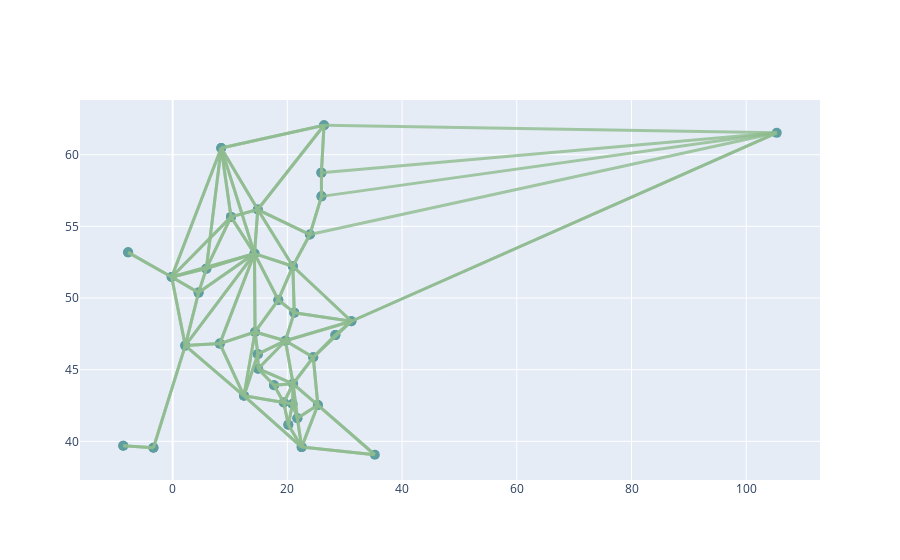

Write notebook code for a chart like this one.
### Code cell
network.iplot()

### Figure 1 — Plotly figure (JSON) as saved in the notebook; plotly's stock layout.template omitted (floating-point values rounded to 4 significant figures; data arrays with more than 128 entries replaced by an {"elided": "..."} marker saying what was removed)
{"data": [{"hoverinfo": "text", "marker": {"color": "cadetblue", "size": 10}, "mode": "markers", "opacity": 1, "text": ["Bus Austria", "Bus Belgium", "Bus Bulgaria", "Bus Croatia", "Bus Czechia", "Bus Denmark", "Bus Estonia", "Bus Finland", "Bus France", "Bus Germany", "Bus Greece", "Bus Hungary", "Bus Ireland", "Bus Italy", "Bus Latvia", "Bus Lithuania", "Bus Netherlands", "Bus Poland", "Bus Portugal", "Bus Romania", "Bus Slovakia", "Bus Slovenia", "Bus Spain", "Bus Sweden", "Bus UK", "Bus Norway", "Bus Switzerland", "Bus Albania", "Bus BosniaHerzegovina", "Bus Kosovo", "Bus Moldova", "Bus Montenegro", "Bus NorthMacedonia", "Bus Serbia", "Bus Ukraine", "Bus Turkey", "Bus Russia", "Bus Austria_H2", "Bus Belgium_H2", "Bus Bulgaria_H2", "Bus Croatia_H2", "Bus Czechia_H2", "Bus Denmark_H2", "Bus Estonia_H2", "Bus Finland_H2", "Bus France_H2", "Bus Germany_H2", "Bus Greece_H2", "Bus Hungary_H2", "Bus Ireland_H2", "Bus Italy_H2", "Bus Latvia_H2", "Bus Lithuania_H2", "Bus Netherlands_H2", "Bus Poland_H2", "Bus Portugal_H2", "Bus Romania_H2", "Bus Slovakia_H2", "Bus Slovenia_H2", "Bus Spain_H2", "Bus Sweden_H2", "Bus UK_H2", "Bus Norway_H2", "Bus Switzerland_H2", "Bus Albania_H2", "Bus BosniaHerzegovina_H2", "Bus Kosovo_H2", "Bus Moldova_H2", "Bus Montenegro_H2", "Bus NorthMacedonia_H2", "Bus Serbia_H2", "Bus Ukraine_H2"], "type": "scatter", "x": [14.37, 4.524, 25.32, 14.91, 18.43, 10.18, 25.93, 26.39, 2.202, 14.27, 22.5, 19.67, -7.76, 12.44, 25.96, 23.94, 5.876, 20.96, -8.608, 24.52, 21.2, 14.85, -3.342, 14.85, -0.1701, 8.469, 8.227, 20.17, 17.68, 20.9, 28.37, 19.37, 21.75, 21.01, 31.17, 35.25, 105.3, 14.37, 4.524, 25.32, 14.91, 18.43, 10.18, 25.93, 26.39, 2.202, 14.27, 22.5, 19.67, -7.76, 12.44, 25.96, 23.94, 5.876, 20.96, -8.608, 24.52, 21.2, 14.85, -3.342, 14.85, -0.1701, 8.469, 8.227, 20.17, 17.68, 20.9, 28.37, 19.37, 21.75, 21.01, 31.17], "y": [47.63, 50.38, 42.53, 45.07, 49.86, 55.66, 58.75, 62.05, 46.68, 53.1, 39.6, 47.02, 53.19, 43.18, 57.09, 54.43, 52.05, 52.22, 39.69, 45.87, 48.98, 46.08, 39.56, 56.17, 51.47, 60.47, 46.82, 41.15, 43.92, 42.6, 47.41, 42.71, 41.61, 44.02, 48.38, 39.07, 61.52, 47.63, 50.38, 42.53, 45.07, 49.86, 55.66, 58.75, 62.05, 46.68, 53.1, 39.6, 47.02, 53.19, 43.18, 57.09, 54.43, 52.05, 52.22, 39.69, 45.87, 48.98, 46.08, 39.56, 56.17, 51.47, 60.47, 46.82, 41.15, 43.92, 42.6, 47.41, 42.71, 41.61, 44.02, 48.38]}, {"hoverinfo": "text", "marker": {"opacity": 0}, "mode": "markers", "text": {"elided": "201 str values"}, "type": "scatter", "x": {"elided": "201 float values"}, "y": {"elided": "201 float values"}}], "layout": {"hovermode": "closest", "shapes": [{"line": {"color": "darkseagreen", "width": 3}, "opacity": 0.8, "type": "line", "x0": 20.17, "x1": 20.9, "y0": 41.15, "y1": 42.6}, {"line": {"color": "darkseagreen", "width": 3}, "opacity": 0.8, "type": "line", "x0": 20.17, "x1": 19.37, "y0": 41.15, "y1": 42.71}, {"line": {"color": "darkseagreen", "width": 3}, "opacity": 0.8, "type": "line", "x0": 20.17, "x1": 22.5, "y0": 41.15, "y1": 39.6}, {"line": {"color": "darkseagreen", "width": 3}, "opacity": 0.8, "type": "line", "x0": 14.37, "x1": 12.44, "y0": 47.63, "y1": 43.18}, {"line": {"color": "darkseagreen", "width": 3}, "opacity": 0.8, "type": "line", "x0": 14.37, "x1": 18.43, "y0": 47.63, "y1": 49.86}, {"line": {"color": "darkseagreen", "width": 3}, "opacity": 0.8, "type": "line", "x0": 14.37, "x1": 14.85, "y0": 47.63, "y1": 46.08}, {"line": {"color": "darkseagreen", "width": 3}, "opacity": 0.8, "type": "line", "x0": 14.37, "x1": 19.67, "y0": 47.63, "y1": 47.02}, {"line": {"color": "darkseagreen", "width": 3}, "opacity": 0.8, "type": "line", "x0": 14.37, "x1": 8.227, "y0": 47.63, "y1": 46.82}, {"line": {"color": "darkseagreen", "width": 3}, "opacity": 0.8, "type": "line", "x0": 14.37, "x1": 14.27, "y0": 47.63, "y1": 53.1}, {"line": {"color": "darkseagreen", "width": 3}, "opacity": 0.8, "type": "line", "x0": 4.524, "x1": -0.1701, "y0": 50.38, "y1": 51.47}, {"line": {"color": "darkseagreen", "width": 3}, "opacity": 0.8, "type": "line", "x0": 4.524, "x1": 14.27, "y0": 50.38, "y1": 53.1}, {"line": {"color": "darkseagreen", "width": 3}, "opacity": 0.8, "type": "line", "x0": 4.524, "x1": 5.876, "y0": 50.38, "y1": 52.05}, {"line": {"color": "darkseagreen", "width": 3}, "opacity": 0.8, "type": "line", "x0": 4.524, "x1": 2.202, "y0": 50.38, "y1": 46.68}, {"line": {"color": "darkseagreen", "width": 3}, "opacity": 0.8, "type": "line", "x0": 17.68, "x1": 21.01, "y0": 43.92, "y1": 44.02}, {"line": {"color": "darkseagreen", "width": 3}, "opacity": 0.8, "type": "line", "x0": 17.68, "x1": 19.37, "y0": 43.92, "y1": 42.71}, {"line": {"color": "darkseagreen", "width": 3}, "opacity": 0.8, "type": "line", "x0": 17.68, "x1": 14.91, "y0": 43.92, "y1": 45.07}, {"line": {"color": "darkseagreen", "width": 3}, "opacity": 0.8, "type": "line", "x0": 25.32, "x1": 21.75, "y0": 42.53, "y1": 41.61}, {"line": {"color": "darkseagreen", "width": 3}, "opacity": 0.8, "type": "line", "x0": 25.32, "x1": 35.25, "y0": 42.53, "y1": 39.07}, {"line": {"color": "darkseagreen", "width": 3}, "opacity": 0.8, "type": "line", "x0": 25.32, "x1": 21.01, "y0": 42.53, "y1": 44.02}, {"line": {"color": "darkseagreen", "width": 3}, "opacity": 0.8, "type": "line", "x0": 25.32, "x1": 22.5, "y0": 42.53, "y1": 39.6}, {"line": {"color": "darkseagreen", "width": 3}, "opacity": 0.8, "type": "line", "x0": 25.32, "x1": 24.52, "y0": 42.53, "y1": 45.87}, {"line": {"color": "darkseagreen", "width": 3}, "opacity": 0.8, "type": "line", "x0": 14.91, "x1": 21.01, "y0": 45.07, "y1": 44.02}, {"line": {"color": "darkseagreen", "width": 3}, "opacity": 0.8, "type": "line", "x0": 14.91, "x1": 17.68, "y0": 45.07, "y1": 43.92}, {"line": {"color": "darkseagreen", "width": 3}, "opacity": 0.8, "type": "line", "x0": 14.91, "x1": 19.67, "y0": 45.07, "y1": 47.02}, {"line": {"color": "darkseagreen", "width": 3}, "opacity": 0.8, "type": "line", "x0": 14.91, "x1": 14.85, "y0": 45.07, "y1": 46.08}, {"line": {"color": "darkseagreen", "width": 3}, "opacity": 0.8, "type": "line", "x0": 18.43, "x1": 20.96, "y0": 49.86, "y1": 52.22}, {"line": {"color": "darkseagreen", "width": 3}, "opacity": 0.8, "type": "line", "x0": 18.43, "x1": 21.2, "y0": 49.86, "y1": 48.98}, {"line": {"color": "darkseagreen", "width": 3}, "opacity": 0.8, "type": "line", "x0": 18.43, "x1": 14.37, "y0": 49.86, "y1": 47.63}, {"line": {"color": "darkseagreen", "width": 3}, "opacity": 0.8, "type": "line", "x0": 18.43, "x1": 14.27, "y0": 49.86, "y1": 53.1}, {"line": {"color": "darkseagreen", "width": 3}, "opacity": 0.8, "type": "line", "x0": 10.18, "x1": 5.876, "y0": 55.66, "y1": 52.05}, {"line": {"color": "darkseagreen", "width": 3}, "opacity": 0.8, "type": "line", "x0": 10.18, "x1": -0.1701, "y0": 55.66, "y1": 51.47}, {"line": {"color": "darkseagreen", "width": 3}, "opacity": 0.8, "type": "line", "x0": 10.18, "x1": 8.469, "y0": 55.66, "y1": 60.47}, {"line": {"color": "darkseagreen", "width": 3}, "opacity": 0.8, "type": "line", "x0": 10.18, "x1": 14.85, "y0": 55.66, "y1": 56.17}, {"line": {"color": "darkseagreen", "width": 3}, "opacity": 0.8, "type": "line", "x0": 10.18, "x1": 14.27, "y0": 55.66, "y1": 53.1}, {"line": {"color": "darkseagreen", "width": 3}, "opacity": 0.8, "type": "line", "x0": 25.93, "x1": 26.39, "y0": 58.75, "y1": 62.05}, {"line": {"color": "darkseagreen", "width": 3}, "opacity": 0.8, "type": "line", "x0": 25.93, "x1": 25.96, "y0": 58.75, "y1": 57.09}, {"line": {"color": "darkseagreen", "width": 3}, "opacity": 0.8, "type": "line", "x0": 26.39, "x1": 8.469, "y0": 62.05, "y1": 60.47}, {"line": {"color": "darkseagreen", "width": 3}, "opacity": 0.8, "type": "line", "x0": 26.39, "x1": 25.93, "y0": 62.05, "y1": 58.75}, {"line": {"color": "darkseagreen", "width": 3}, "opacity": 0.8, "type": "line", "x0": 26.39, "x1": 14.85, "y0": 62.05, "y1": 56.17}, {"line": {"color": "darkseagreen", "width": 3}, "opacity": 0.8, "type": "line", "x0": 2.202, "x1": 8.227, "y0": 46.68, "y1": 46.82}, {"line": {"color": "darkseagreen", "width": 3}, "opacity": 0.8, "type": "line", "x0": 2.202, "x1": 14.27, "y0": 46.68, "y1": 53.1}, {"line": {"color": "darkseagreen", "width": 3}, "opacity": 0.8, "type": "line", "x0": 2.202, "x1": 4.524, "y0": 46.68, "y1": 50.38}, {"line": {"color": "darkseagreen", "width": 3}, "opacity": 0.8, "type": "line", "x0": 2.202, "x1": 12.44, "y0": 46.68, "y1": 43.18}, {"line": {"color": "darkseagreen", "width": 3}, "opacity": 0.8, "type": "line", "x0": 2.202, "x1": -0.1701, "y0": 46.68, "y1": 51.47}, {"line": {"color": "darkseagreen", "width": 3}, "opacity": 0.8, "type": "line", "x0": 2.202, "x1": -3.342, "y0": 46.68, "y1": 39.56}, {"line": {"color": "darkseagreen", "width": 3}, "opacity": 0.8, "type": "line", "x0": 14.27, "x1": 14.85, "y0": 53.1, "y1": 56.17}, {"line": {"color": "darkseagreen", "width": 3}, "opacity": 0.8, "type": "line", "x0": 14.27, "x1": -0.1701, "y0": 53.1, "y1": 51.47}, {"line": {"color": "darkseagreen", "width": 3}, "opacity": 0.8, "type": "line", "x0": 14.27, "x1": 4.524, "y0": 53.1, "y1": 50.38}, {"line": {"color": "darkseagreen", "width": 3}, "opacity": 0.8, "type": "line", "x0": 14.27, "x1": 8.469, "y0": 53.1, "y1": 60.47}, {"line": {"color": "darkseagreen", "width": 3}, "opacity": 0.8, "type": "line", "x0": 14.27, "x1": 18.43, "y0": 53.1, "y1": 49.86}, {"line": {"color": "darkseagreen", "width": 3}, "opacity": 0.8, "type": "line", "x0": 14.27, "x1": 20.96, "y0": 53.1, "y1": 52.22}, {"line": {"color": "darkseagreen", "width": 3}, "opacity": 0.8, "type": "line", "x0": 14.27, "x1": 2.202, "y0": 53.1, "y1": 46.68}, {"line": {"color": "darkseagreen", "width": 3}, "opacity": 0.8, "type": "line", "x0": 14.27, "x1": 10.18, "y0": 53.1, "y1": 55.66}, {"line": {"color": "darkseagreen", "width": 3}, "opacity": 0.8, "type": "line", "x0": 14.27, "x1": 5.876, "y0": 53.1, "y1": 52.05}, {"line": {"color": "darkseagreen", "width": 3}, "opacity": 0.8, "type": "line", "x0": 14.27, "x1": 14.37, "y0": 53.1, "y1": 47.63}, {"line": {"color": "darkseagreen", "width": 3}, "opacity": 0.8, "type": "line", "x0": 14.27, "x1": 8.227, "y0": 53.1, "y1": 46.82}, {"line": {"color": "darkseagreen", "width": 3}, "opacity": 0.8, "type": "line", "x0": 22.5, "x1": 35.25, "y0": 39.6, "y1": 39.07}, {"line": {"color": "darkseagreen", "width": 3}, "opacity": 0.8, "type": "line", "x0": 22.5, "x1": 12.44, "y0": 39.6, "y1": 43.18}, {"line": {"color": "darkseagreen", "width": 3}, "opacity": 0.8, "type": "line", "x0": 22.5, "x1": 20.17, "y0": 39.6, "y1": 41.15}, {"line": {"color": "darkseagreen", "width": 3}, "opacity": 0.8, "type": "line", "x0": 22.5, "x1": 25.32, "y0": 39.6, "y1": 42.53}, {"line": {"color": "darkseagreen", "width": 3}, "opacity": 0.8, "type": "line", "x0": 22.5, "x1": 21.75, "y0": 39.6, "y1": 41.61}, {"line": {"color": "darkseagreen", "width": 3}, "opacity": 0.8, "type": "line", "x0": 19.67, "x1": 14.85, "y0": 47.02, "y1": 46.08}, {"line": {"color": "darkseagreen", "width": 3}, "opacity": 0.8, "type": "line", "x0": 19.67, "x1": 31.17, "y0": 47.02, "y1": 48.38}, {"line": {"color": "darkseagreen", "width": 3}, "opacity": 0.8, "type": "line", "x0": 19.67, "x1": 21.01, "y0": 47.02, "y1": 44.02}, {"line": {"color": "darkseagreen", "width": 3}, "opacity": 0.8, "type": "line", "x0": 19.67, "x1": 14.37, "y0": 47.02, "y1": 47.63}, {"line": {"color": "darkseagreen", "width": 3}, "opacity": 0.8, "type": "line", "x0": 19.67, "x1": 24.52, "y0": 47.02, "y1": 45.87}, {"line": {"color": "darkseagreen", "width": 3}, "opacity": 0.8, "type": "line", "x0": 19.67, "x1": 21.2, "y0": 47.02, "y1": 48.98}, {"line": {"color": "darkseagreen", "width": 3}, "opacity": 0.8, "type": "line", "x0": 19.67, "x1": 14.91, "y0": 47.02, "y1": 45.07}, {"line": {"color": "darkseagreen", "width": 3}, "opacity": 0.8, "type": "line", "x0": -7.76, "x1": -0.1701, "y0": 53.19, "y1": 51.47}, {"line": {"color": "darkseagreen", "width": 3}, "opacity": 0.8, "type": "line", "x0": 12.44, "x1": 22.5, "y0": 43.18, "y1": 39.6}, {"line": {"color": "darkseagreen", "width": 3}, "opacity": 0.8, "type": "line", "x0": 12.44, "x1": 19.37, "y0": 43.18, "y1": 42.71}, {"line": {"color": "darkseagreen", "width": 3}, "opacity": 0.8, "type": "line", "x0": 12.44, "x1": 14.37, "y0": 43.18, "y1": 47.63}, {"line": {"color": "darkseagreen", "width": 3}, "opacity": 0.8, "type": "line", "x0": 12.44, "x1": 14.85, "y0": 43.18, "y1": 46.08}, {"line": {"color": "darkseagreen", "width": 3}, "opacity": 0.8, "type": "line", "x0": 12.44, "x1": 8.227, "y0": 43.18, "y1": 46.82}, {"line": {"color": "darkseagreen", "width": 3}, "opacity": 0.8, "type": "line", "x0": 12.44, "x1": 2.202, "y0": 43.18, "y1": 46.68}, {"line": {"color": "darkseagreen", "width": 3}, "opacity": 0.8, "type": "line", "x0": 20.9, "x1": 21.01, "y0": 42.6, "y1": 44.02}, {"line": {"color": "darkseagreen", "width": 3}, "opacity": 0.8, "type": "line", "x0": 20.9, "x1": 21.75, "y0": 42.6, "y1": 41.61}, {"line": {"color": "darkseagreen", "width": 3}, "opacity": 0.8, "type": "line", "x0": 20.9, "x1": 19.37, "y0": 42.6, "y1": 42.71}, {"line": {"color": "darkseagreen", "width": 3}, "opacity": 0.8, "type": "line", "x0": 20.9, "x1": 20.17, "y0": 42.6, "y1": 41.15}, {"line": {"color": "darkseagreen", "width": 3}, "opacity": 0.8, "type": "line", "x0": 25.96, "x1": 25.93, "y0": 57.09, "y1": 58.75}, {"line": {"color": "darkseagreen", "width": 3}, "opacity": 0.8, "type": "line", "x0": 25.96, "x1": 23.94, "y0": 57.09, "y1": 54.43}, {"line": {"color": "darkseagreen", "width": 3}, "opacity": 0.8, "type": "line", "x0": 23.94, "x1": 14.85, "y0": 54.43, "y1": 56.17}, {"line": {"color": "darkseagreen", "width": 3}, "opacity": 0.8, "type": "line", "x0": 23.94, "x1": 25.96, "y0": 54.43, "y1": 57.09}, {"line": {"color": "darkseagreen", "width": 3}, "opacity": 0.8, "type": "line", "x0": 23.94, "x1": 20.96, "y0": 54.43, "y1": 52.22}, {"line": {"color": "darkseagreen", "width": 3}, "opacity": 0.8, "type": "line", "x0": 28.37, "x1": 24.52, "y0": 47.41, "y1": 45.87}, {"line": {"color": "darkseagreen", "width": 3}, "opacity": 0.8, "type": "line", "x0": 28.37, "x1": 31.17, "y0": 47.41, "y1": 48.38}, {"line": {"color": "darkseagreen", "width": 3}, "opacity": 0.8, "type": "line", "x0": 19.37, "x1": 20.9, "y0": 42.71, "y1": 42.6}, {"line": {"color": "darkseagreen", "width": 3}, "opacity": 0.8, "type": "line", "x0": 19.37, "x1": 12.44, "y0": 42.71, "y1": 43.18}, {"line": {"color": "darkseagreen", "width": 3}, "opacity": 0.8, "type": "line", "x0": 19.37, "x1": 17.68, "y0": 42.71, "y1": 43.92}, {"line": {"color": "darkseagreen", "width": 3}, "opacity": 0.8, "type": "line", "x0": 19.37, "x1": 20.17, "y0": 42.71, "y1": 41.15}, {"line": {"color": "darkseagreen", "width": 3}, "opacity": 0.8, "type": "line", "x0": 19.37, "x1": 21.01, "y0": 42.71, "y1": 44.02}, {"line": {"color": "darkseagreen", "width": 3}, "opacity": 0.8, "type": "line", "x0": 5.876, "x1": 8.469, "y0": 52.05, "y1": 60.47}, {"line": {"color": "darkseagreen", "width": 3}, "opacity": 0.8, "type": "line", "x0": 5.876, "x1": -0.1701, "y0": 52.05, "y1": 51.47}, {"line": {"color": "darkseagreen", "width": 3}, "opacity": 0.8, "type": "line", "x0": 5.876, "x1": 10.18, "y0": 52.05, "y1": 55.66}, {"line": {"color": "darkseagreen", "width": 3}, "opacity": 0.8, "type": "line", "x0": 5.876, "x1": 4.524, "y0": 52.05, "y1": 50.38}, {"line": {"color": "darkseagreen", "width": 3}, "opacity": 0.8, "type": "line", "x0": 5.876, "x1": 14.27, "y0": 52.05, "y1": 53.1}, {"line": {"color": "darkseagreen", "width": 3}, "opacity": 0.8, "type": "line", "x0": 21.75, "x1": 25.32, "y0": 41.61, "y1": 42.53}, {"line": {"color": "darkseagreen", "width": 3}, "opacity": 0.8, "type": "line", "x0": 21.75, "x1": 21.01, "y0": 41.61, "y1": 44.02}, {"line": {"color": "darkseagreen", "width": 3}, "opacity": 0.8, "type": "line", "x0": 21.75, "x1": 20.9, "y0": 41.61, "y1": 42.6}, {"line": {"color": "darkseagreen", "width": 3}, "opacity": 0.8, "type": "line", "x0": 21.75, "x1": 22.5, "y0": 41.61, "y1": 39.6}, {"line": {"color": "darkseagreen", "width": 3}, "opacity": 0.8, "type": "line", "x0": 8.469, "x1": 26.39, "y0": 60.47, "y1": 62.05}, {"line": {"color": "darkseagreen", "width": 3}, "opacity": 0.8, "type": "line", "x0": 8.469, "x1": 5.876, "y0": 60.47, "y1": 52.05}, {"line": {"color": "darkseagreen", "width": 3}, "opacity": 0.8, "type": "line", "x0": 8.469, "x1": -0.1701, "y0": 60.47, "y1": 51.47}, {"line": {"color": "darkseagreen", "width": 3}, "opacity": 0.8, "type": "line", "x0": 8.469, "x1": 10.18, "y0": 60.47, "y1": 55.66}, {"line": {"color": "darkseagreen", "width": 3}, "opacity": 0.8, "type": "line", "x0": 8.469, "x1": 14.27, "y0": 60.47, "y1": 53.1}, {"line": {"color": "darkseagreen", "width": 3}, "opacity": 0.8, "type": "line", "x0": 8.469, "x1": 14.85, "y0": 60.47, "y1": 56.17}, {"line": {"color": "darkseagreen", "width": 3}, "opacity": 0.8, "type": "line", "x0": 20.96, "x1": 31.17, "y0": 52.22, "y1": 48.38}, {"line": {"color": "darkseagreen", "width": 3}, "opacity": 0.8, "type": "line", "x0": 20.96, "x1": 14.85, "y0": 52.22, "y1": 56.17}, {"line": {"color": "darkseagreen", "width": 3}, "opacity": 0.8, "type": "line", "x0": 20.96, "x1": 23.94, "y0": 52.22, "y1": 54.43}, {"line": {"color": "darkseagreen", "width": 3}, "opacity": 0.8, "type": "line", "x0": 20.96, "x1": 21.2, "y0": 52.22, "y1": 48.98}, {"line": {"color": "darkseagreen", "width": 3}, "opacity": 0.8, "type": "line", "x0": 20.96, "x1": 18.43, "y0": 52.22, "y1": 49.86}, {"line": {"color": "darkseagreen", "width": 3}, "opacity": 0.8, "type": "line", "x0": 20.96, "x1": 14.27, "y0": 52.22, "y1": 53.1}, {"line": {"color": "darkseagreen", "width": 3}, "opacity": 0.8, "type": "line", "x0": -8.608, "x1": -3.342, "y0": 39.69, "y1": 39.56}, {"line": {"color": "darkseagreen", "width": 3}, "opacity": 0.8, "type": "line", "x0": 24.52, "x1": 31.17, "y0": 45.87, "y1": 48.38}, {"line": {"color": "darkseagreen", "width": 3}, "opacity": 0.8, "type": "line", "x0": 24.52, "x1": 21.01, "y0": 45.87, "y1": 44.02}, {"line": {"color": "darkseagreen", "width": 3}, "opacity": 0.8, "type": "line", "x0": 24.52, "x1": 19.67, "y0": 45.87, "y1": 47.02}, {"line": {"color": "darkseagreen", "width": 3}, "opacity": 0.8, "type": "line", "x0": 24.52, "x1": 28.37, "y0": 45.87, "y1": 47.41}, {"line": {"color": "darkseagreen", "width": 3}, "opacity": 0.8, "type": "line", "x0": 24.52, "x1": 25.32, "y0": 45.87, "y1": 42.53}, {"line": {"color": "darkseagreen", "width": 3}, "opacity": 0.8, "type": "line", "x0": 105.3, "x1": 25.96, "y0": 61.52, "y1": 57.09}, {"line": {"color": "darkseagreen", "width": 3}, "opacity": 0.8, "type": "line", "x0": 105.3, "x1": 23.94, "y0": 61.52, "y1": 54.43}, {"line": {"color": "darkseagreen", "width": 3}, "opacity": 0.8, "type": "line", "x0": 105.3, "x1": 25.93, "y0": 61.52, "y1": 58.75}, {"line": {"color": "darkseagreen", "width": 3}, "opacity": 0.8, "type": "line", "x0": 105.3, "x1": 31.17, "y0": 61.52, "y1": 48.38}, {"line": {"color": "darkseagreen", "width": 3}, "opacity": 0.8, "type": "line", "x0": 105.3, "x1": 26.39, "y0": 61.52, "y1": 62.05}, {"line": {"color": "darkseagreen", "width": 3}, "opacity": 0.8, "type": "line", "x0": 21.01, "x1": 25.32, "y0": 44.02, "y1": 42.53}, {"line": {"color": "darkseagreen", "width": 3}, "opacity": 0.8, "type": "line", "x0": 21.01, "x1": 19.37, "y0": 44.02, "y1": 42.71}, {"line": {"color": "darkseagreen", "width": 3}, "opacity": 0.8, "type": "line", "x0": 21.01, "x1": 14.91, "y0": 44.02, "y1": 45.07}, {"line": {"color": "darkseagreen", "width": 3}, "opacity": 0.8, "type": "line", "x0": 21.01, "x1": 20.9, "y0": 44.02, "y1": 42.6}, {"line": {"color": "darkseagreen", "width": 3}, "opacity": 0.8, "type": "line", "x0": 21.01, "x1": 24.52, "y0": 44.02, "y1": 45.87}, {"line": {"color": "darkseagreen", "width": 3}, "opacity": 0.8, "type": "line", "x0": 21.01, "x1": 17.68, "y0": 44.02, "y1": 43.92}, {"line": {"color": "darkseagreen", "width": 3}, "opacity": 0.8, "type": "line", "x0": 21.01, "x1": 19.67, "y0": 44.02, "y1": 47.02}, {"line": {"color": "darkseagreen", "width": 3}, "opacity": 0.8, "type": "line", "x0": 21.01, "x1": 21.75, "y0": 44.02, "y1": 41.61}, {"line": {"color": "darkseagreen", "width": 3}, "opacity": 0.8, "type": "line", "x0": 21.2, "x1": 20.96, "y0": 48.98, "y1": 52.22}, {"line": {"color": "darkseagreen", "width": 3}, "opacity": 0.8, "type": "line", "x0": 21.2, "x1": 18.43, "y0": 48.98, "y1": 49.86}, {"line": {"color": "darkseagreen", "width": 3}, "opacity": 0.8, "type": "line", "x0": 21.2, "x1": 31.17, "y0": 48.98, "y1": 48.38}, {"line": {"color": "darkseagreen", "width": 3}, "opacity": 0.8, "type": "line", "x0": 21.2, "x1": 19.67, "y0": 48.98, "y1": 47.02}, {"line": {"color": "darkseagreen", "width": 3}, "opacity": 0.8, "type": "line", "x0": 14.85, "x1": 19.67, "y0": 46.08, "y1": 47.02}, {"line": {"color": "darkseagreen", "width": 3}, "opacity": 0.8, "type": "line", "x0": 14.85, "x1": 14.37, "y0": 46.08, "y1": 47.63}, {"line": {"color": "darkseagreen", "width": 3}, "opacity": 0.8, "type": "line", "x0": 14.85, "x1": 14.91, "y0": 46.08, "y1": 45.07}, {"line": {"color": "darkseagreen", "width": 3}, "opacity": 0.8, "type": "line", "x0": 14.85, "x1": 12.44, "y0": 46.08, "y1": 43.18}, {"line": {"color": "darkseagreen", "width": 3}, "opacity": 0.8, "type": "line", "x0": -3.342, "x1": 2.202, "y0": 39.56, "y1": 46.68}, {"line": {"color": "darkseagreen", "width": 3}, "opacity": 0.8, "type": "line", "x0": -3.342, "x1": -8.608, "y0": 39.56, "y1": 39.69}, {"line": {"color": "darkseagreen", "width": 3}, "opacity": 0.8, "type": "line", "x0": 14.85, "x1": 20.96, "y0": 56.17, "y1": 52.22}, {"line": {"color": "darkseagreen", "width": 3}, "opacity": 0.8, "type": "line", "x0": 14.85, "x1": 23.94, "y0": 56.17, "y1": 54.43}, {"line": {"color": "darkseagreen", "width": 3}, "opacity": 0.8, "type": "line", "x0": 14.85, "x1": 14.27, "y0": 56.17, "y1": 53.1}, {"line": {"color": "darkseagreen", "width": 3}, "opacity": 0.8, "type": "line", "x0": 14.85, "x1": 10.18, "y0": 56.17, "y1": 55.66}, {"line": {"color": "darkseagreen", "width": 3}, "opacity": 0.8, "type": "line", "x0": 14.85, "x1": 26.39, "y0": 56.17, "y1": 62.05}, {"line": {"color": "darkseagreen", "width": 3}, "opacity": 0.8, "type": "line", "x0": 14.85, "x1": 8.469, "y0": 56.17, "y1": 60.47}, {"line": {"color": "darkseagreen", "width": 3}, "opacity": 0.8, "type": "line", "x0": 8.227, "x1": 14.37, "y0": 46.82, "y1": 47.63}, {"line": {"color": "darkseagreen", "width": 3}, "opacity": 0.8, "type": "line", "x0": 8.227, "x1": 2.202, "y0": 46.82, "y1": 46.68}, {"line": {"color": "darkseagreen", "width": 3}, "opacity": 0.8, "type": "line", "x0": 8.227, "x1": 12.44, "y0": 46.82, "y1": 43.18}, {"line": {"color": "darkseagreen", "width": 3}, "opacity": 0.8, "type": "line", "x0": 8.227, "x1": 14.27, "y0": 46.82, "y1": 53.1}, {"line": {"color": "darkseagreen", "width": 3}, "opacity": 0.8, "type": "line", "x0": 35.25, "x1": 25.32, "y0": 39.07, "y1": 42.53}, {"line": {"color": "darkseagreen", "width": 3}, "opacity": 0.8, "type": "line", "x0": 35.25, "x1": 22.5, "y0": 39.07, "y1": 39.6}, {"line": {"color": "darkseagreen", "width": 3}, "opacity": 0.8, "type": "line", "x0": -0.1701, "x1": 4.524, "y0": 51.47, "y1": 50.38}, {"line": {"color": "darkseagreen", "width": 3}, "opacity": 0.8, "type": "line", "x0": -0.1701, "x1": 5.876, "y0": 51.47, "y1": 52.05}, {"line": {"color": "darkseagreen", "width": 3}, "opacity": 0.8, "type": "line", "x0": -0.1701, "x1": 10.18, "y0": 51.47, "y1": 55.66}, {"line": {"color": "darkseagreen", "width": 3}, "opacity": 0.8, "type": "line", "x0": -0.1701, "x1": 8.469, "y0": 51.47, "y1": 60.47}, {"line": {"color": "darkseagreen", "width": 3}, "opacity": 0.8, "type": "line", "x0": -0.1701, "x1": 14.27, "y0": 51.47, "y1": 53.1}, {"line": {"color": "darkseagreen", "width": 3}, "opacity": 0.8, "type": "line", "x0": -0.1701, "x1": -7.76, "y0": 51.47, "y1": 53.19}, {"line": {"color": "darkseagreen", "width": 3}, "opacity": 0.8, "type": "line", "x0": -0.1701, "x1": 2.202, "y0": 51.47, "y1": 46.68}, {"line": {"color": "darkseagreen", "width": 3}, "opacity": 0.8, "type": "line", "x0": 31.17, "x1": 20.96, "y0": 48.38, "y1": 52.22}, {"line": {"color": "darkseagreen", "width": 3}, "opacity": 0.8, "type": "line", "x0": 31.17, "x1": 28.37, "y0": 48.38, "y1": 47.41}, {"line": {"color": "darkseagreen", "width": 3}, "opacity": 0.8, "type": "line", "x0": 31.17, "x1": 21.2, "y0": 48.38, "y1": 48.98}, {"line": {"color": "darkseagreen", "width": 3}, "opacity": 0.8, "type": "line", "x0": 31.17, "x1": 105.3, "y0": 48.38, "y1": 61.52}, {"line": {"color": "darkseagreen", "width": 3}, "opacity": 0.8, "type": "line", "x0": 31.17, "x1": 24.52, "y0": 48.38, "y1": 45.87}, {"line": {"color": "darkseagreen", "width": 3}, "opacity": 0.8, "type": "line", "x0": 31.17, "x1": 19.67, "y0": 48.38, "y1": 47.02}, {"line": {"color": "darkseagreen", "width": 3}, "opacity": 0.8, "type": "line", "x0": 14.37, "x1": 14.37, "y0": 47.63, "y1": 47.63}, {"line": {"color": "darkseagreen", "width": 3}, "opacity": 0.8, "type": "line", "x0": 4.524, "x1": 4.524, "y0": 50.38, "y1": 50.38}, {"line": {"color": "darkseagreen", "width": 3}, "opacity": 0.8, "type": "line", "x0": 25.32, "x1": 25.32, "y0": 42.53, "y1": 42.53}, {"line": {"color": "darkseagreen", "width": 3}, "opacity": 0.8, "type": "line", "x0": 14.91, "x1": 14.91, "y0": 45.07, "y1": 45.07}, {"line": {"color": "darkseagreen", "width": 3}, "opacity": 0.8, "type": "line", "x0": 18.43, "x1": 18.43, "y0": 49.86, "y1": 49.86}, {"line": {"color": "darkseagreen", "width": 3}, "opacity": 0.8, "type": "line", "x0": 10.18, "x1": 10.18, "y0": 55.66, "y1": 55.66}, {"line": {"color": "darkseagreen", "width": 3}, "opacity": 0.8, "type": "line", "x0": 25.93, "x1": 25.93, "y0": 58.75, "y1": 58.75}, {"line": {"color": "darkseagreen", "width": 3}, "opacity": 0.8, "type": "line", "x0": 26.39, "x1": 26.39, "y0": 62.05, "y1": 62.05}, {"line": {"color": "darkseagreen", "width": 3}, "opacity": 0.8, "type": "line", "x0": 2.202, "x1": 2.202, "y0": 46.68, "y1": 46.68}, {"line": {"color": "darkseagreen", "width": 3}, "opacity": 0.8, "type": "line", "x0": 14.27, "x1": 14.27, "y0": 53.1, "y1": 53.1}, {"line": {"color": "darkseagreen", "width": 3}, "opacity": 0.8, "type": "line", "x0": 22.5, "x1": 22.5, "y0": 39.6, "y1": 39.6}, {"line": {"color": "darkseagreen", "width": 3}, "opacity": 0.8, "type": "line", "x0": 19.67, "x1": 19.67, "y0": 47.02, "y1": 47.02}, {"line": {"color": "darkseagreen", "width": 3}, "opacity": 0.8, "type": "line", "x0": -7.76, "x1": -7.76, "y0": 53.19, "y1": 53.19}, {"line": {"color": "darkseagreen", "width": 3}, "opacity": 0.8, "type": "line", "x0": 12.44, "x1": 12.44, "y0": 43.18, "y1": 43.18}, {"line": {"color": "darkseagreen", "width": 3}, "opacity": 0.8, "type": "line", "x0": 25.96, "x1": 25.96, "y0": 57.09, "y1": 57.09}, {"line": {"color": "darkseagreen", "width": 3}, "opacity": 0.8, "type": "line", "x0": 23.94, "x1": 23.94, "y0": 54.43, "y1": 54.43}, {"line": {"color": "darkseagreen", "width": 3}, "opacity": 0.8, "type": "line", "x0": 5.876, "x1": 5.876, "y0": 52.05, "y1": 52.05}, {"line": {"color": "darkseagreen", "width": 3}, "opacity": 0.8, "type": "line", "x0": 20.96, "x1": 20.96, "y0": 52.22, "y1": 52.22}, {"line": {"color": "darkseagreen", "width": 3}, "opacity": 0.8, "type": "line", "x0": -8.608, "x1": -8.608, "y0": 39.69, "y1": 39.69}, {"line": {"color": "darkseagreen", "width": 3}, "opacity": 0.8, "type": "line", "x0": 24.52, "x1": 24.52, "y0": 45.87, "y1": 45.87}, {"line": {"color": "darkseagreen", "width": 3}, "opacity": 0.8, "type": "line", "x0": 21.2, "x1": 21.2, "y0": 48.98, "y1": 48.98}, {"line": {"color": "darkseagreen", "width": 3}, "opacity": 0.8, "type": "line", "x0": 14.85, "x1": 14.85, "y0": 46.08, "y1": 46.08}, {"line": {"color": "darkseagreen", "width": 3}, "opacity": 0.8, "type": "line", "x0": -3.342, "x1": -3.342, "y0": 39.56, "y1": 39.56}, {"line": {"color": "darkseagreen", "width": 3}, "opacity": 0.8, "type": "line", "x0": 14.85, "x1": 14.85, "y0": 56.17, "y1": 56.17}, {"line": {"color": "darkseagreen", "width": 3}, "opacity": 0.8, "type": "line", "x0": -0.1701, "x1": -0.1701, "y0": 51.47, "y1": 51.47}, {"line": {"color": "darkseagreen", "width": 3}, "opacity": 0.8, "type": "line", "x0": 8.469, "x1": 8.469, "y0": 60.47, "y1": 60.47}, {"line": {"color": "darkseagreen", "width": 3}, "opacity": 0.8, "type": "line", "x0": 8.227, "x1": 8.227, "y0": 46.82, "y1": 46.82}, {"line": {"color": "darkseagreen", "width": 3}, "opacity": 0.8, "type": "line", "x0": 20.17, "x1": 20.17, "y0": 41.15, "y1": 41.15}, {"line": {"color": "darkseagreen", "width": 3}, "opacity": 0.8, "type": "line", "x0": 17.68, "x1": 17.68, "y0": 43.92, "y1": 43.92}, {"line": {"color": "darkseagreen", "width": 3}, "opacity": 0.8, "type": "line", "x0": 20.9, "x1": 20.9, "y0": 42.6, "y1": 42.6}, {"line": {"color": "darkseagreen", "width": 3}, "opacity": 0.8, "type": "line", "x0": 28.37, "x1": 28.37, "y0": 47.41, "y1": 47.41}, {"line": {"color": "darkseagreen", "width": 3}, "opacity": 0.8, "type": "line", "x0": 19.37, "x1": 19.37, "y0": 42.71, "y1": 42.71}, {"line": {"color": "darkseagreen", "width": 3}, "opacity": 0.8, "type": "line", "x0": 21.75, "x1": 21.75, "y0": 41.61, "y1": 41.61}, {"line": {"color": "darkseagreen", "width": 3}, "opacity": 0.8, "type": "line", "x0": 21.01, "x1": 21.01, "y0": 44.02, "y1": 44.02}, {"line": {"color": "darkseagreen", "width": 3}, "opacity": 0.8, "type": "line", "x0": 31.17, "x1": 31.17, "y0": 48.38, "y1": 48.38}], "showlegend": false, "title": {"text": ""}}}
